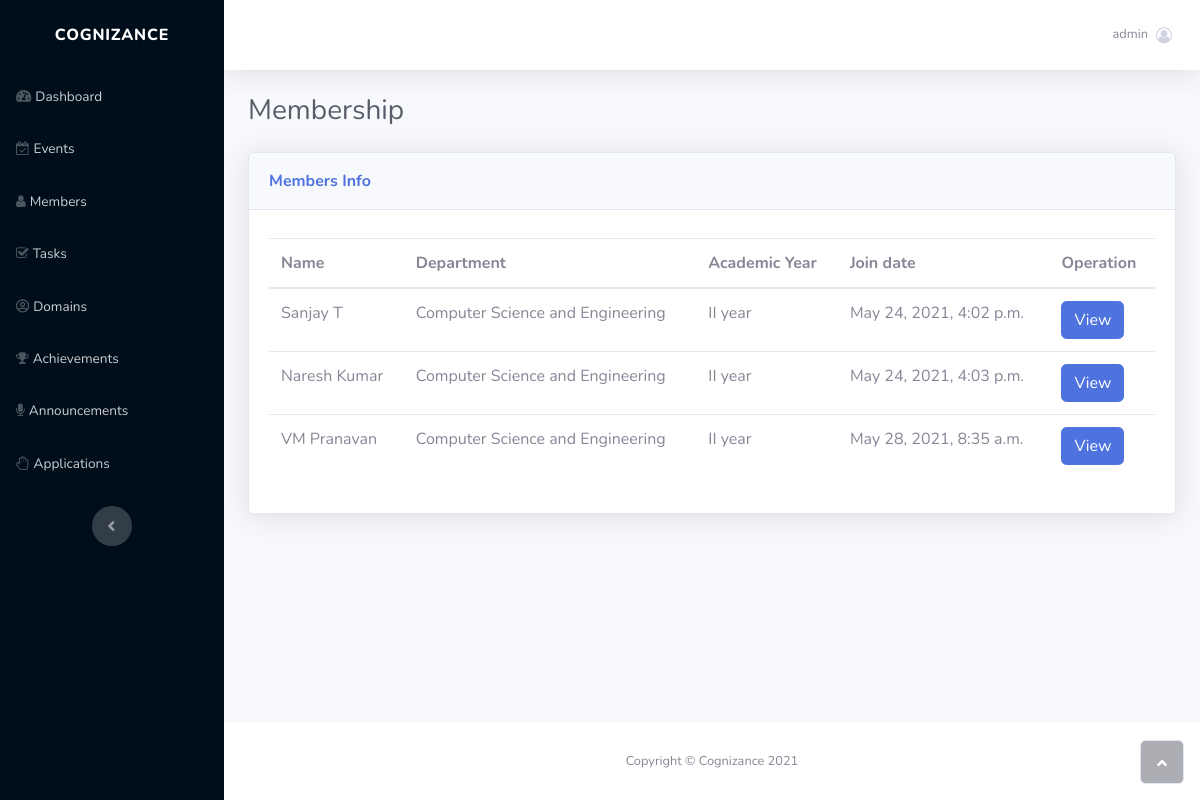
Page /members/ (signed in) on the earlier database version.
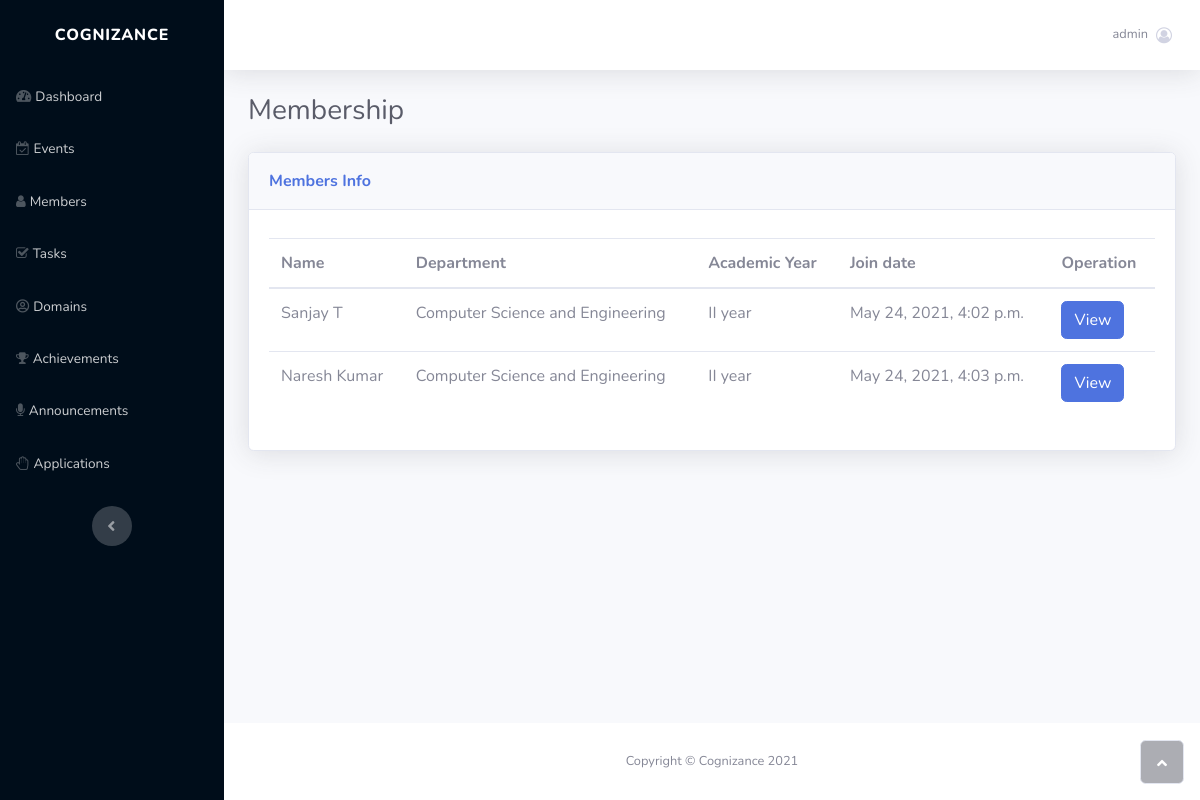
Same page on the later database version.
### panel/models.py (models this page shows, shortened)
class Member(models.Model):
    years = (
        ('I year', 'I year'),
        ('II year', 'II year'),
        ('III year', 'III year'),
        ('IV year', 'IV year'),
    )
    first_name = models.CharField(max_length=100, null=True)
    last_name = models.CharField(max_length=100, null=True)
    academic_year = models.CharField(choices=years, max_length=100, null=True)
    discord_id = models.CharField(max_length=50, null=True)
    github_username = models.CharField(max_length=200, primary_key=True, default='')
    department = models.ForeignKey(Department, on_delete=models.CASCADE)
    email = models.EmailField(null=True)
    join_date = models.DateTimeField(auto_now_add=True)
    role = models.ForeignKey(Role, on_delete=models.CASCADE)
    positions = models.ManyToManyField(Position)
    phone = models.CharField(max_length=200, null=True)

class Department(models.Model):
    name = models.CharField(max_length=100, primary_key=True, default='')

### panel/views.py (the view)
# urls.py: path('members/', members, name='members'),
@login_required(login_url='login')
def members(request):
    members = Member.objects.all()
    domain_member = DomainMember.objects.all()
    data = {
        'members': members
    }
    return render(request, 'panel/members.html', data)

### panel/templates/panel/members.html (shortened to what the changed rows need)
{% load static %}
<!DOCTYPE html>
<html>
<head>
    <link rel="stylesheet" href="{% static 'bootstrap/css/bootstrap.min.css' %}">
    <link rel="stylesheet" href="https://use.fontawesome.com/releases/v5.12.0/css/all.css">
    <link rel="stylesheet" href="https://cdnjs.cloudflare.com/ajax/libs/font-awesome/4.7.0/css/font-awesome.min.css">
    <link rel="stylesheet" href="https://cdnjs.cloudflare.com/ajax/libs/ionicons/2.0.1/css/ionicons.min.css">
    <link rel="stylesheet" href="{% static 'fonts/fontawesome5-overrides.min.css' %}">
</head>
<body id="page-top">
    <div id="wrapper">
        <div class="d-flex flex-column" id="content-wrapper">
            <div id="content">
                <div class="container-fluid">
                    <div class="card shadow">
                        <div class="card-body">
                            <div class="table-responsive table mt-2" id="dataTable" role="grid" aria-describedby="dataTable_info">
                                <table class="table my-0" id="dataTable">
                                    <thead>
                                        <tr>
                                            <th>Name</th>
                                            <th>Department</th>
                                            <th>Academic Year</th>
                                            <th>Join date</th>
                                            <th>Operation</th>
                                        </tr>
                                    </thead>
                                    <tbody>
                                        {% for member in members %}
                                            <tr>
                                                <td>{{member.first_name}} {{member.last_name}}</td>
                                                <td>{{member.department.name}}</td>
                                                <td>{{member.academic_year}}</td>
                                                <td>{{member.join_date}}</td>
                                                <td><a href="/view-member/{{member.github_username}}"><button class="btn btn-primary" type="button">View</button></a></td>
                                            </tr>
                                        {% endfor %}
                                    </tbody>
                                </table>
                            </div>
                        </div>
                    </div>
                </div>
            </div>
        </div><a class="border rounded d-inline scroll-to-top" href="#page-top"><i class="fas fa-angle-up"></i></a>
    </div>
</body>
</html>

Differences in the rows shown:
removed Member: first_name "VM", last_name "Pranavan", department.name "Computer Science and Engineering", academic_year "II year", join_date "May 28, 2021, 8:35 a.m."
